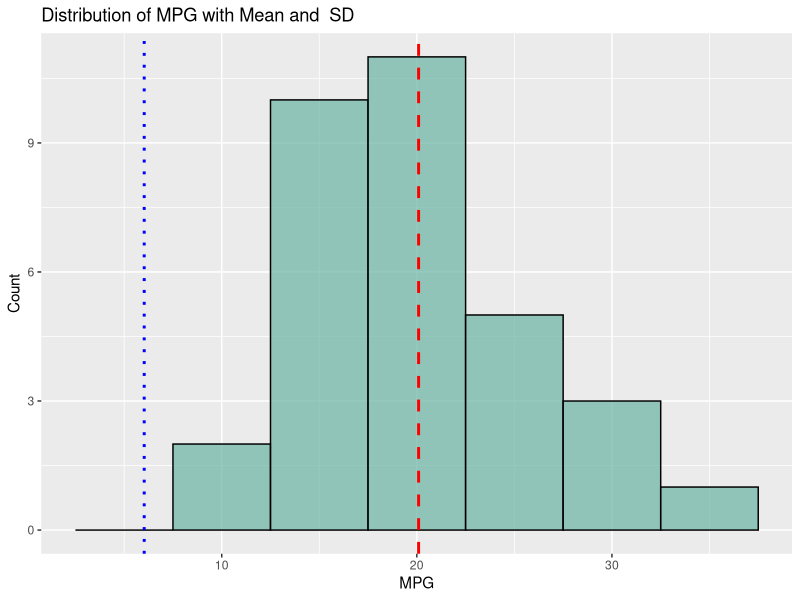
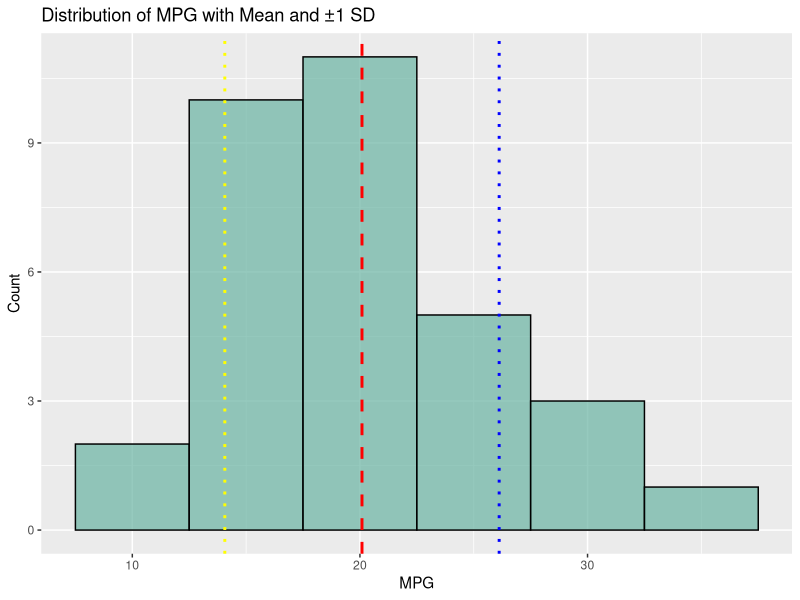
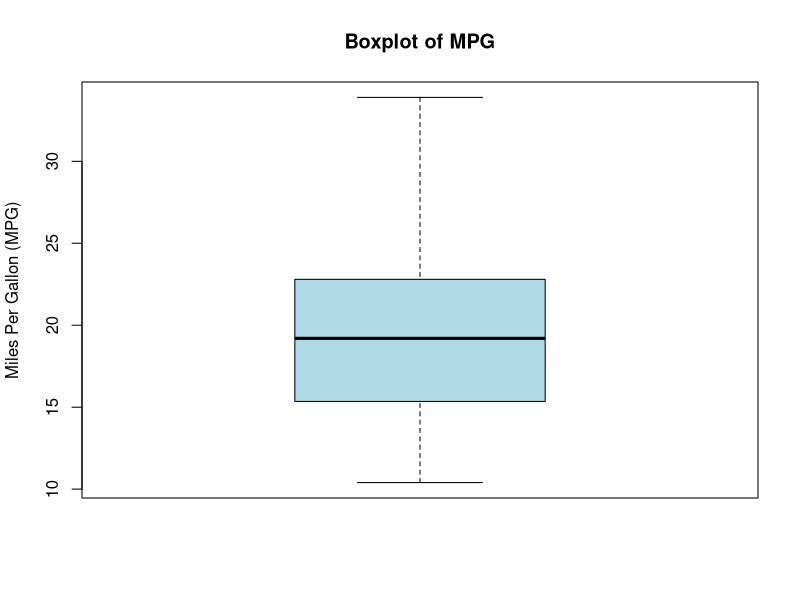
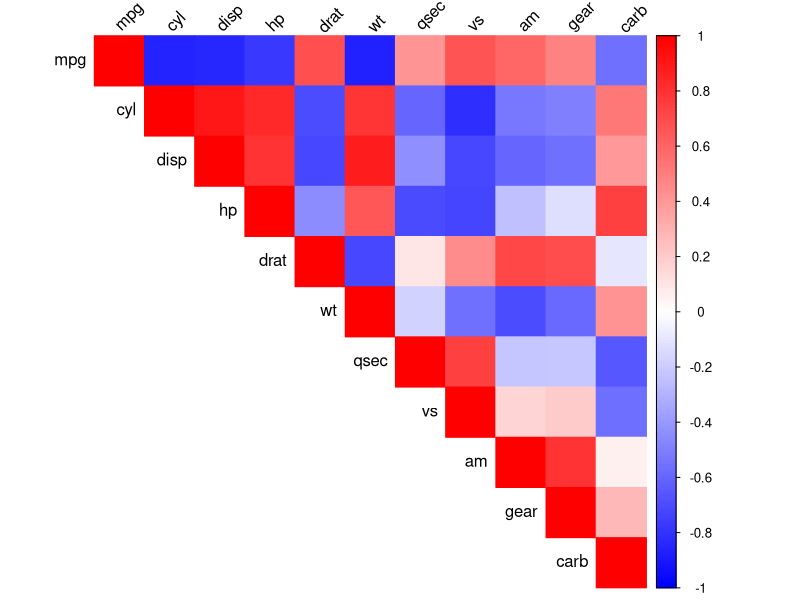
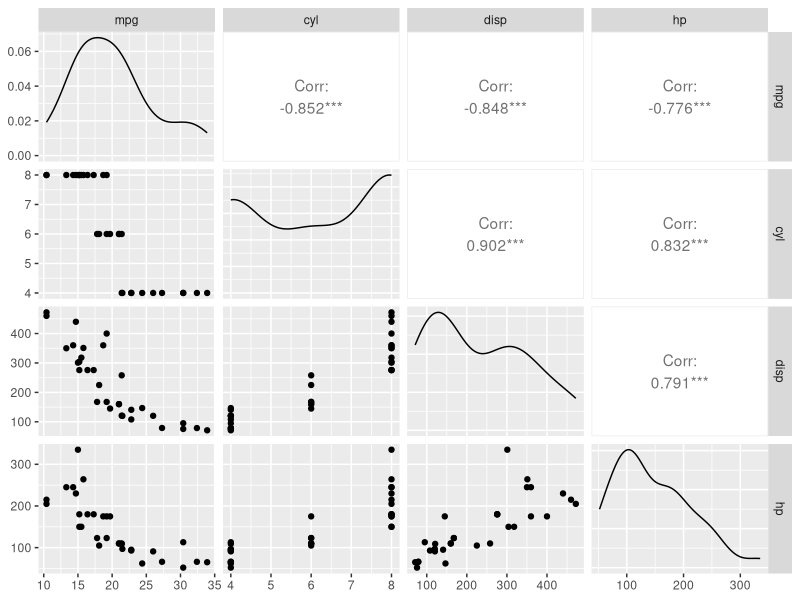

The R script that drew these images, in order:
# Load dataset
data(mtcars)

# 1. Numeric functions - Summary statistics
cat("Summary Statistics:\n")
print(summary(mtcars))

# 2. Standard Deviation for a selected column (mpg)
cat("\nStandard Deviation of mpg:\n")
print(sd(mtcars$mpg))

cat("\n📈 Standard Deviation of each numeric column:\n")
print(sapply(mtcars, sd))

library(ggplot2)
ggplot(mtcars, aes(x = mpg)) +
  geom_histogram(binwidth = 5, fill = "#69b3a2", color = "black", alpha = 0.7) +
  geom_vline(aes(xintercept = mean(mpg)), color = "red", linetype = "dashed", size = 1) +
  geom_vline(aes(xintercept = sd(mpg)), color = "blue", linetype = "dotted", size = 1) +
  labs(title = "Distribution of MPG with Mean and  SD", x = "MPG", y = "Count")

ggplot(mtcars, aes(x = mpg)) +
  geom_histogram(binwidth = 5, fill = "#69b3a2", color = "black", alpha = 0.7) +
  geom_vline(aes(xintercept = mean(mpg)), color = "red", linetype = "dashed", size = 1) +
  geom_vline(aes(xintercept = mean(mpg) + sd(mpg)), color = "blue", linetype = "dotted", size = 1) +
  geom_vline(aes(xintercept = mean(mpg) - sd(mpg)), color = "yellow", linetype = "dotted", size = 1) +
  labs(title = "Distribution of MPG with Mean and ±1 SD", x = "MPG", y = "Count")
# 3. Percentiles of the same column (mpg)
cat("\nPercentiles of mpg (25th, 50th, 75th):\n")
quartiles <-quantile(mtcars$mpg, probs = c(0.25, 0.5, 0.75))
print(quartiles)
Q1 <- quartiles[1]
Q3 <- quartiles[3]
IQR_value <- Q3 - Q1

print(IQR_value)

boxplot(mtcars$mpg,
        main = "Boxplot of MPG",
        ylab = "Miles Per Gallon (MPG)",
        col = "lightblue")


cat("\n🔗 Correlation Matrix:\n")
print(cor(mtcars))

install.packages("corrplot")  # Run this if not installed
library(corrplot)

cor_matrix <- cor(mtcars)
corrplot(cor_matrix, method = "color", type = "upper", 
         tl.col = "black", tl.srt = 45, col = colorRampPalette(c("blue", "white",
                                                                 "red"))(200))
# Load libraries
library(ggplot2)
library(GGally)
ggpairs(mtcars, columns = 1:4) 


# Mean, Median, Min, Max
cat("\n📉 Mean, Median, Min, Max of mpg:\n")
print(paste("Mean:", mean(mtcars$mpg)))
print(paste("Median:", median(mtcars$mpg)))
print(paste("Min:", min(mtcars$mpg)))
print(paste("Max:", max(mtcars$mpg)))
which.max(mtcars$mpg)

#mode
Data_Cars <- mtcars
names(sort(-table(Data_Cars$wt)))[1]



# Sample data
data <- c(10, 15, 14, 8, 22, 27, 30, 35, 40)

# Calculate quartiles and IQR
quartiles <- quantile(data, probs = c(0.25, 0.75))
Q1 <- quartiles[1]
Q3 <- quartiles[2]
IQR_value <- Q3 - Q1





# Print results
cat("Q1:", Q1, "\n")
cat("Q3:", Q3, "\n")
cat("IQR:", IQR_value, "\n")
